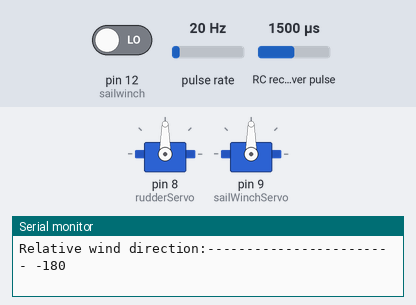
Bench run of a sketch on a simulated Arduino Mega 2560, built with avr-gcc and run on an emulated ATmega2560. Parts: 2 × servo, the last lines printed to the serial monitor. Wiring (inferred from the names in the program): pulse sensor: data pin 7; RC receiver channel: data pin 11. The test bench sets the inputs (shaded band); at power-on: pulse rate 20 Hz, RC receiver pulse 1500 µs, pin 12 (sailwinch) LOW.

Above: at 0.08 s.
At 1.2 s:
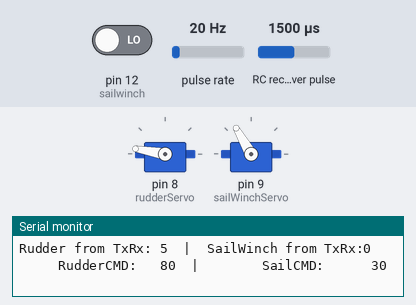
1.3 s: pulse rate (sensor on pin 7) set to 4 Hz
4.3 s: pulse rate (sensor on pin 7) set to 50 Hz
7.3 s: RC receiver pulse (sensor on pin 11) set to 1750 µs
10.3 s: RC receiver pulse (sensor on pin 11) set to 1020 µs
Timing chart, 0 to 13.3 s (numbered marks = the images above; inputs shaded):
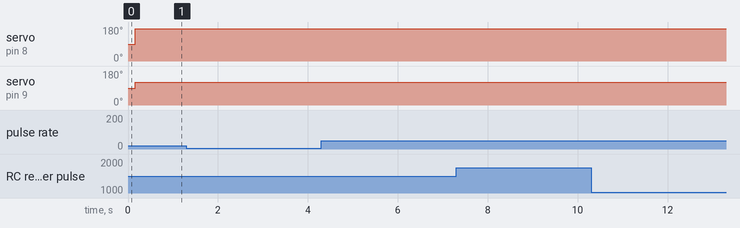

The sketch:

2014_10_19_time_based_tacking.ino
```cpp
/*

 2014-10-19 Boat code for the Pink team (D).

 This code will allow manual rudder control, and when commanded (via sail channel
 on the radio) will begin an autonomous sequence. This sequence will maintain a
 tack for some number of seconds, then move on to the next tack. In this way a
 path following algorithm can be built.

 As it stands now, the path specificed roughly sails a Mercury yellow test as
 given at CBI.

 ---------------------------------------------------------------------------------

 BoatCodeStarter0928
 Rev 9/28/14 D. Brancazio
 Reads receiver and wind sensor and creates commands to drive servo motors.
 Set to manual rudder and sail to function as a pass through for
 commands from transmitter.
 Set to autonompus rudder and/or sail to try code for a basic sailing maneuver.
 (set manual rudder and sail flags to false)

 Uses the Arduino Mega with the Seeduino Grove Mega SHield - no separate servo driver
 Connect servos to PWM servo ports 8 (rudder) and 9 (sailWinch)
 Wind Sensor is on digital pin 7
 Radio Control receiver is read on pins 11 (rudder), 12  (sail)

 Prints commands to serial monitor if asked (verbose

 ==true)
 Diane Brancazio and Eric Schneider
 www.robosail.org  --  diane@robosail.org

 Sensors And Their Data Outputs

 Wind Vane (direction wind is coming from)
 US Digital MA3 Magnetic Encoder
 Data comes in 0-360°, set 0° = in irons, starboard wind is 90° and port wind is -90°
 Relative reading

 Rudder
 clockwise = negative
 counter-clockwise = positive

 Sail
 depends on the wind, but limit is 90 degrees
 */

//----------------LIBRARIES-------------------
#include <Wire.h>				   // for servos
#include <Servo.h>				 // for servos

/*------------FLAGS --------------------------------------*/
bool verbose = true;	     //Set to true to enable printlns to the Serial Monitor
bool manualSail = false;    //set to false for autonomous sail
bool manualRudder = true;  //set to false for autonomous rudder

/*-- Definitions and Global variables for Servos, Receiver, Compass, GPS, WInd Sensor ---------------*/

Servo rudderServo;      //create servo objects
Servo sailWinchServo;
#define rudder      11  //input pins from receiver
#define sailwinch   12
#define windpin     7   //Wind sensor MA3 input pin
unsigned long tackDuration [] = {
  30*1000, //0
  60*1000, //1
  60*1000, //2
  45*1000, //3
  20*1000, //4
  24*1000, //5
  24*1000, //6
  999*1000 //7
};
int headings [] = {
  -45,
  45,
  -45,
  45,
  135,
  -135,
  135,
  -135,
  135
};
int currentIndex =-1;
unsigned long nextActionTime = -1;

int desiredHeading = -1;

/*----------------------USEFUL GLOBAL VARIABLES----------------------*/
int rudderIn; // inputs from transmitter, in degrees
int sailwinchIn;
int rudderCMD = 0;
int sailCMD = 45;
int relWind = 0;    // The Relative Wind direction from wind sensor (degrees)
//int absvalRelWind;  // absolute value of wind direction

float pi = 3.14159;


/************************** SETUP ***********************************/
void setup()
{
  Serial.begin(9600);	// Set baud rate for the serial monitor
  Serial.println("BoatCode_XX0928 starting up, beginning intialization...");

  /*--------- SetUp Receiver, Servos, Compass, GPS, Wind Sensor ------------------*/

  pinMode(rudderIn, INPUT);	  // Set RC receiver on digital input pins
  pinMode(sailwinchIn, INPUT);

  rudderServo.attach(8);
  sailWinchServo.attach(9);   // attaches the servo on pin 9 to the servo object

  pinMode(windpin, INPUT);		// set Wind sensor pin as digital input

} // End of setup


/****************************** LOOP ***************************/
void loop()
{


  if (verbose)
  {
    Serial.print("\n\n\n\n\n\n\n"); // clear space for next run through loop
  }
  /*----------------------GET THE SENSOR VALUES------------------------*/
  relWind = getRelativeWind();      //read wind sensor

  readTransmitter();  // read RC transmitter via receiver and
  // will put reading in rudderIn and sailwinchIn in degrees


  /*--------------------------PROGRAM LOGIC ---------------------------*/
  /*--------------DECIDE HOW TO SET SAIL/RUDDER BASED ON DATA----------*/

  if (sailwinchIn < 1400){
    //keep relwind 60
    if (millis() > nextActionTime) {
      currentIndex++;
      nextActionTime += tackDuration[currentIndex];
      desiredHeading = headings[currentIndex];
    }
    int error = calculateDistance (relWind, desiredHeading);
    rudderCMD = error;
    if (rudderCMD > 80){
      rudderCMD = 80;
    }
    if (rudderCMD < -80){
      rudderCMD = -80;
    }


    // Sailing Code for rudder
    // assume maximum position of rudder is +-80.

  }
  else
  {
    currentIndex =-1;
    nextActionTime =millis();
    rudderCMD = rudderIn;
  }

  if (manualSail == true)
  {
    sailCMD = sailwinchIn;
  }
  else
  {
    if(abs(relWind)<45){
      sailCMD = -35;
      //irons
    }
    else if (abs(relWind)>=45 && abs(relWind)<100){
      sailCMD = map(abs(relWind), 45, 120, -35, 30);
      //Haul
    }
    else{
      sailCMD = 30;
      //run
    }
    // Sailing Code for sail
    // assume maximum position of sail is +-90.

  }

  if (verbose)
  {
    Serial.print("     RudderCMD:   ");
    Serial.print(rudderCMD);
    Serial.print("  |        SailCMD:      ");
    Serial.println(sailCMD);
  }

  //COMMAND THE MOTORS

  // will send input from transmitter or calculated postion
  //depending on whether it is manual or autonomous
  commandMotor(rudderCMD, rudder);
  commandMotor(sailCMD, sailwinch);

} // End of loop()

/*----------------- FUNCTION TO COMMAND A MOTOR------------------*/

int calculateDistance(int start, int finish){
  int A=finish - start;
  int B;
  if (A>0){
    B=A - 360;
  }
  else{
    B=A + 360;
  }
  if (abs(A) < abs(B)){
    return A;
  }
  else{
    return B;
  }

}

void commandMotor(int pos, int servoname)
{
  if (servoname == rudder)
  {
    rudderServo.write(pos+90); //servos go 0 to 180
  }
  if (servoname == sailwinch)
  {
    sailWinchServo.write(pos+90);
  }
}

/*----------------- FUNCTION TO READ THE TRANSMITTER ------------------*/
void readTransmitter()
//read pulse width of each channel from tranmitter thru receiver
//syntax is pulseIn(pin, value, timeout), reads HIGH value, and timeout is in ms
{
  int rCH, sCH;
  rCH = pulseIn(rudder, HIGH, 25000);
  if (!((rCH < 1000) || (rCH > 2000))){  //noisy/out of range, don't change any values
    rCH = map(rCH, 1069,1875,-80,80);    // put reading in degrees, only go to 80 max
  }
  else
  {
    rCH = 99;
  }

  sCH = pulseIn(sailwinch, HIGH, 25000);
  //if (!((sCH < 1000) || (sCH > 2000)))
  //{
  //  sCH = map(sCH, 1000,2000,0,90);
  //}
  //else
  //{
  //  sCH = 99;
  //}
  if (verbose)
  {
    Serial.print("Rudder from TxRx: ");
    Serial.print(rCH);
    Serial.print("  |  ");
    Serial.print("SailWinch from TxRx:");
    Serial.println(sCH);
  }
  rudderIn = rCH;
  sailwinchIn = sCH;
  return;
}


/*----------------- FUNCTION TO READ WIND SENSORS--------------------*/

float getRelativeWind()	  //read MA3 PWM output
{
  unsigned long duration;   // used to read wind sensor as pulse length
  int WindDirection;        // degree value of wind from wind sensor
  duration = pulseIn(windpin, HIGH);
  // use a calibration routine to find max pulse width which is typ 1023
  // after calibrating, convert to heading in degrees
  WindDirection= map(duration, 0, 1010, -180, 180);

  // constrain value between 0 and 360 to get rid of noisy outliers
  // use minus sign so values increase in CCW direction
  WindDirection = -min(max(WindDirection, -180), 180);

  if (verbose) {
    Serial.print("Relative wind direction:------------------------ ");
    Serial.println(WindDirection);
    Serial.println();
  }
  return WindDirection;
}
```
